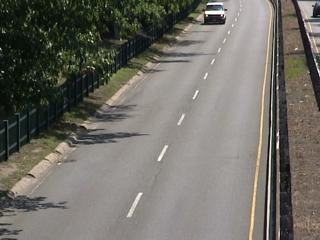
#> input picture data/input/in000001.jpg, 320 x 240 px; its folder holds only this picture in this run
$ python vibe_test.py
#> lines starting #> are read from the running program, lines starting #| are printed output that depends on the picture

import numpy as np
import os
import cv2

def initial_background(I_gray, N):

    I_pad = np.pad(I_gray, 1, 'symmetric')
    height = I_pad.shape[0]
    width = I_pad.shape[1]
    samples = np.zeros((height,width,N))
    for i in range(1, height - 1):
        for j in range(1, width - 1):
            for n in range(N):
                x, y = 0, 0
                while(x == 0 and y == 0):
                    x = np.random.randint(-1, 1)
                    y = np.random.randint(-1, 1)
                ri = i + x
                rj = j + y
                samples[i, j, n] = I_pad[ri, rj]
    samples = samples[1:height-1, 1:width-1]
    return samples

def vibe_detection(I_gray, samples, _min, N, R):

    height = I_gray.shape[0]
    width = I_gray.shape[1]
    segMap = np.zeros((height, width)).astype(np.uint8)
    for i in range(height):
        for j in range(width):
            count, index, dist = 0, 0, 0
            while count < _min and index < N:
                dist = np.abs(I_gray[i,j] - samples[i,j,index])
                if dist < R:
                    count += 1
                index += 1
            if count >= _min:
                r = np.random.randint(0, N-1)
                if r == 0:
                    r = np.random.randint(0, N-1)
                    samples[i,j,r] = I_gray[i,j]
                r = np.random.randint(0, N-1)
                if r == 0:
                    x, y = 0, 0
                    while(x == 0 and y == 0):
                        x = np.random.randint(-1, 1)
                        y = np.random.randint(-1, 1)
                    r = np.random.randint(0, N-1)
                    ri = i + x
                    rj = j + y
                    try:
                        samples[ri, rj, r] = I_gray[i, j]
                    except:
                        pass
            else:
                segMap[i, j] = 255
    return segMap, samples

rootDir = r'data/input'
image_file = os.path.join(rootDir, os.listdir(rootDir)[0])
image = cv2.imread(image_file, 0)
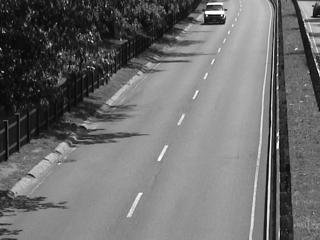
#> image: shape (240, 320); min 0, max 255, mean 109.5

N = 20
R = 20
_min = 2
phai = 16

samples = initial_background(image, N)
#> in initial_background, `I_pad = np.pad(I_gray, 1, 'symmetric')`:
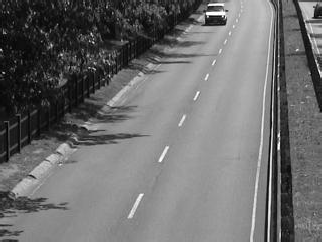
#> I_pad: shape (242, 322); min 0, max 255, mean 109.2

for lists in os.listdir(rootDir):
    path = os.path.join(rootDir, lists)
    frame = cv2.imread(path)
#> frame is the input picture: shape (240, 320, 3); mean B, G, R 102.3, 109.6, 112
    gray = cv2.cvtColor(frame, cv2.COLOR_BGR2GRAY)
    segMap, samples = vibe_detection(gray, samples, _min, N, R)
#> after the loop in vibe_detection, `for i in range(height):`:
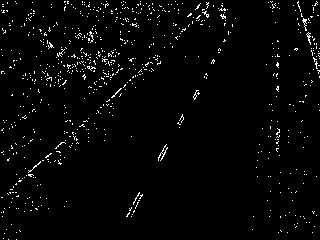
#> segMap: shape (240, 320); 2.5% white in thin lines or dots
#> after the loop in vibe_detection, `for i in range(height):`: ri = 238; rj = 295; x = -1; y = 0
    cv2.imshow('segMap', segMap)
    if cv2.waitKey(1) and 0xff == ord('q'):
#> (key q is pressed here)
        break
cv2.destroyAllWindows()
